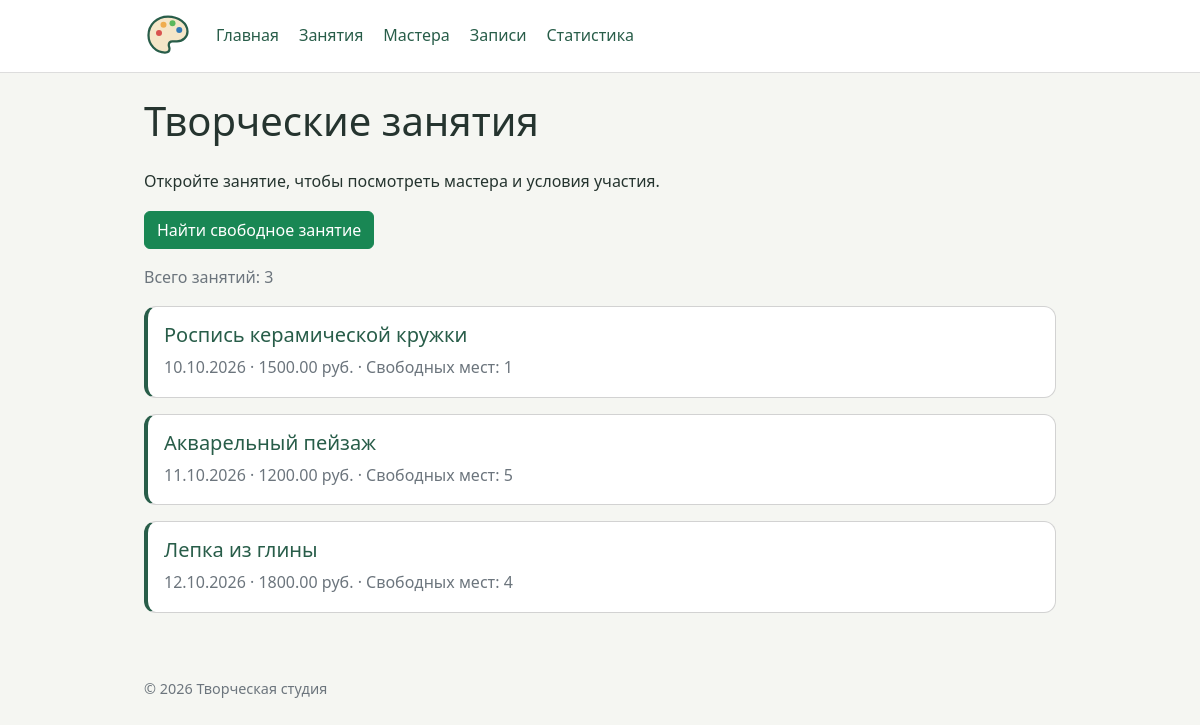
Page /workshops/ on the committed database.
### workshops/views.py (the view)
# urls.py: path("", views.workshop_list, name="list"),
@require_safe
def workshop_list(request: HttpRequest) -> HttpResponse:
    master = None
    master_id = request.GET.get("master", "")
    if master_id.isdecimal():
        master = fetch_one(
            "SELECT id, name FROM masters WHERE id = ?", [int(master_id)],
        )
    if master is None:
        workshops = fetch_all(CATALOG_QUERY)
    else:
        workshops = fetch_all(MASTER_CATALOG_QUERY, [master["id"]])
    context = {
        "workshops": workshops,
        "master": master,
    }
    return render(request, "workshops/workshop_list.html", context)

### db/database.py (called while the page is built)
def get_connection(db_path: Path | None = None) -> sqlite3.Connection:
    conn = sqlite3.connect(db_path or DB_PATH)
    conn.execute("PRAGMA foreign_keys = ON")
    return conn

def fetch_all(query: str, params: list | tuple = ()) -> list[sqlite3.Row]:
    conn = get_connection()
    conn.row_factory = sqlite3.Row
    try:
        return conn.execute(query, params).fetchall()
    finally:
        conn.close()

### workshops/templates/workshops/workshop_list.html (shortened to what this page needs)
{% extends "base.html" %}
{% block content %}
    {% if master %}
        <h1>Занятия мастера {{ master.name }}</h1>
        <p><a href="{% url 'workshops:list' %}">Показать все занятия</a></p>
    {% else %}
        <h1>Творческие занятия</h1>
        <p>Откройте занятие, чтобы посмотреть мастера и условия участия.</p>
    {% endif %}
    <p>
        <a class="btn btn-success" href="{% url 'workshops:available' %}">Найти свободное занятие</a>
    </p>
    <p class="text-secondary">Всего занятий: {{ workshops|length }}</p>
    {% for workshop in workshops %}
        {% include "workshops/includes/workshop_card.html" %}
    {% empty %}
        <p>Занятий нет.</p>
    {% endfor %}
{% endblock %}

### workshops/templates/workshops/includes/workshop_card.html
<article class="card workshop-card mb-3">
    <div class="card-body">
        <h2 class="h5 card-title">
            <a href="{% url 'workshops:detail' workshop.id %}">{{ workshop.name|default:"Без названия" }}</a>
        </h2>
        <p class="card-text text-secondary">
            {{ workshop.date_text }} · {{ workshop.price|floatformat:"2u" }} руб.
            · Свободных мест: {{ workshop.seats }}
        </p>
    </div>
</article>

### homepage/static/homepage/css/style.css (style rules this page uses)
body { min-height: 100vh; margin: 0; font-family: system-ui, sans-serif; line-height: 1.6; color: #25342f; background: #f5f6f2; }
a { color: #285d49; }
h1 { margin-bottom: 24px; }
.card { border-radius: 12px; background: #fff; }
.workshop-card { border-left: 4px solid #285d49; }
.workshop-card .card-title a { text-decoration: none; }

### rows in the picture
workshops: name "Роспись керамической кружки", date_text "10.10.2026", price "1500.00", seats "1"
workshops: name "Акварельный пейзаж", date_text "11.10.2026", price "1200.00", seats "5"
workshops: name "Лепка из глины", date_text "12.10.2026", price "1800.00", seats "4"

### other values in the picture
{{ workshops|length }} "3"
